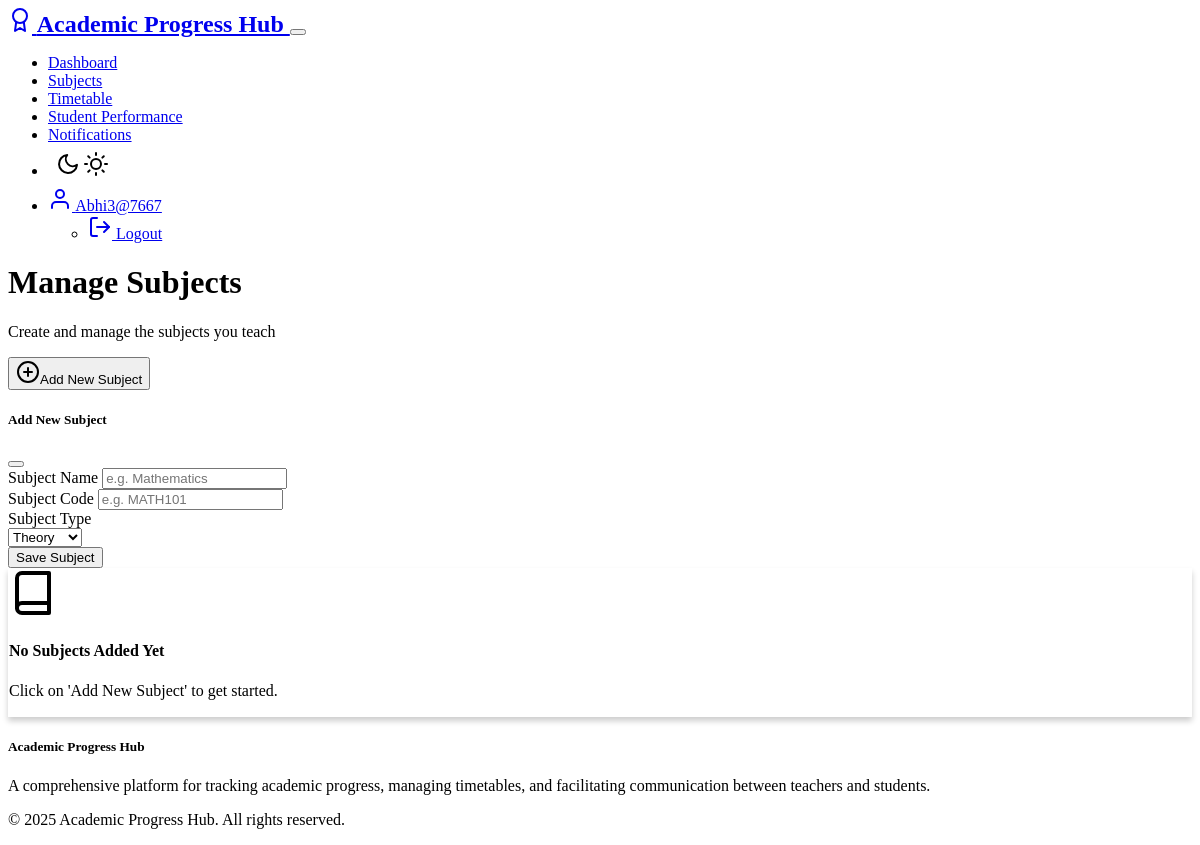
/teacher/subjects (signed in), run on an earlier commit of the app's database.
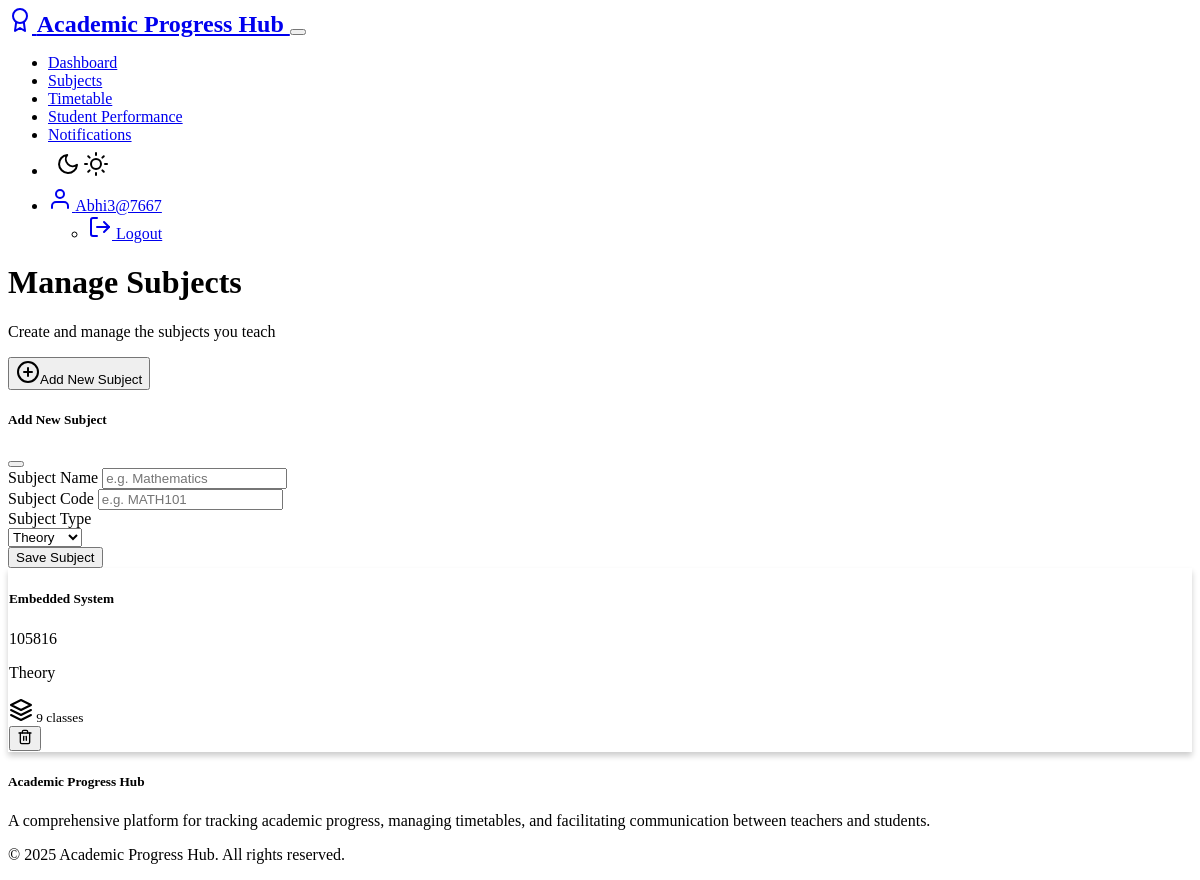
And on a later commit of the database.
### models.py (models this page shows, shortened)
class Subject(db.Model):
    __tablename__ = 'subjects'
    id = db.Column(db.Integer, primary_key=True)
    name = db.Column(db.String(100), nullable=False)
    code = db.Column(db.String(20), nullable=False, unique=True)
    type = db.Column(db.String(20), nullable=False, default='Theory')
    teacher_id = db.Column(db.Integer, db.ForeignKey('teachers.id'), nullable=False)
    timetables = db.relationship('Timetable', backref='subject', cascade='all, delete-orphan')
    performances = db.relationship('Performance', backref='subject', cascade='all, delete-orphan')

### routes/teacher_routes.py (the view)
    def decorated_function(*args, **kwargs):
        if not current_user.is_authenticated or current_user.role != 'teacher':
            flash('Access denied: Teacher permissions required.', 'danger')
            return redirect(url_for('auth.login'))
        return f(*args, **kwargs)

### forms.py
class SubjectForm(FlaskForm):
    name = StringField('Subject Name', validators=[DataRequired()])
    code = StringField('Subject Code', validators=[DataRequired()])
    type = SelectField('Subject Type', choices=[('Theory', 'Theory'), ('Practical', 'Practical')], validators=[DataRequired()])
    submit = SubmitField('Save Subject')

### app.py (called while the page is built)
@login_manager.user_loader
def load_user(user_id):
    from models import User
    return User.query.get(int(user_id))

### routes/teacher_routes.py (called while the page is built)
def teacher_required(f):
    def decorated_function(*args, **kwargs):
        if not current_user.is_authenticated or current_user.role != 'teacher':
            flash('Access denied: Teacher permissions required.', 'danger')
            return redirect(url_for('auth.login'))
        return f(*args, **kwargs)
    decorated_function.__name__ = f.__name__
    return login_required(decorated_function)

### templates/teacher/subjects.html (shortened to what this page needs)
{% extends 'layout.html' %}
{% block content %}
<div class="row mb-4 align-items-center">
    <div class="col">
        <h1 class="mb-0">Manage Subjects</h1>
        <p class="text-muted">Create and manage the subjects you teach</p>
    </div>
    <div class="col-auto">
        <button type="button" class="btn btn-primary" data-bs-toggle="modal" data-bs-target="#newSubjectModal">
            <span data-feather="plus-circle" class="me-2"></span>Add New Subject
        </button>
    </div>
</div>
<div class="modal fade" id="newSubjectModal" tabindex="-1" aria-labelledby="newSubjectModalLabel" aria-hidden="true">
    <div class="modal-dialog">
        <div class="modal-content">
            <div class="modal-header">
                <h5 class="modal-title" id="newSubjectModalLabel">Add New Subject</h5>
                <button type="button" class="btn-close" data-bs-dismiss="modal" aria-label="Close"></button>
            </div>
            <div class="modal-body">
                <form method="POST" action="{{ url_for('teacher.subjects') }}">
                    <div class="mb-3">
                        {{ form.name.label(class="form-label") }}
                        {{ form.name(class="form-control", placeholder="e.g. Mathematics") }}
                    </div>
                    <div class="mb-3">
                        {{ form.code.label(class="form-label") }}
                        {{ form.code(class="form-control", placeholder="e.g. MATH101") }}
                    </div>
                    <div class="mb-3">
                        {{ form.type.label(class="form-label") }}
                        <div>
                            {{ form.type(class="form-select") }}
                        </div>
                    </div>
                    <div class="d-grid">
                        {{ form.submit(class="btn btn-primary") }}
                    </div>
                </form>
            </div>
        </div>
    </div>
</div>
{% if subjects %}
    <div class="row g-4">
        {% for subject in subjects %}
            <div class="col-md-6 col-lg-4">
                <div class="card h-100">
                    <div class="card-body">
                        <div class="d-flex justify-content-between align-items-center mb-2">
                            <h5 class="card-title mb-0">{{ subject.name }}</h5>
                            <span class="badge bg-secondary">{{ subject.code }}</span>
                        </div>
                        <p class="text-muted mb-2">{{ subject.type }}</p>
                        <div class="d-flex justify-content-between mt-3">
                            <small class="text-muted">
                                <span data-feather="layers" class="me-1"></span>
                                {{ subject.timetables|length }} classes
                            </small>
                            <form method="POST" action="{{ url_for('teacher.delete_subject', subject_id=subject.id) }}" onsubmit="return confirm('Are you sure you want to delete this subject? This will also delete all related timetables and performance records.');">
                                <button type="submit" class="btn btn-sm btn-outline-danger">
                                    <span data-feather="trash-2" style="width: 16px; height: 16px;"></span>
                                </button>
                            </form>
                        </div>
                    </div>
                </div>
            </div>
        {% endfor %}
    </div>
{% else %}
    <div class="card">
        <div class="card-body text-center py-5">
            <span data-feather="book" style="width: 48px; height: 48px;" class="text-muted mb-3"></span>
            <h4>No Subjects Added Yet</h4>
            <p class="text-muted">Click on 'Add New Subject' to get started.</p>
        </div>
    </div>
{% endif %}
{% endblock %}

What changed in the data, as far as the page shows it:
added Subject: name "Embedded System", code "105816", type "Theory", timetables|length "9"
Also different on the page:
text no longer shown: "No Subjects Added Yet Click on 'Add New Subject' to get started."
